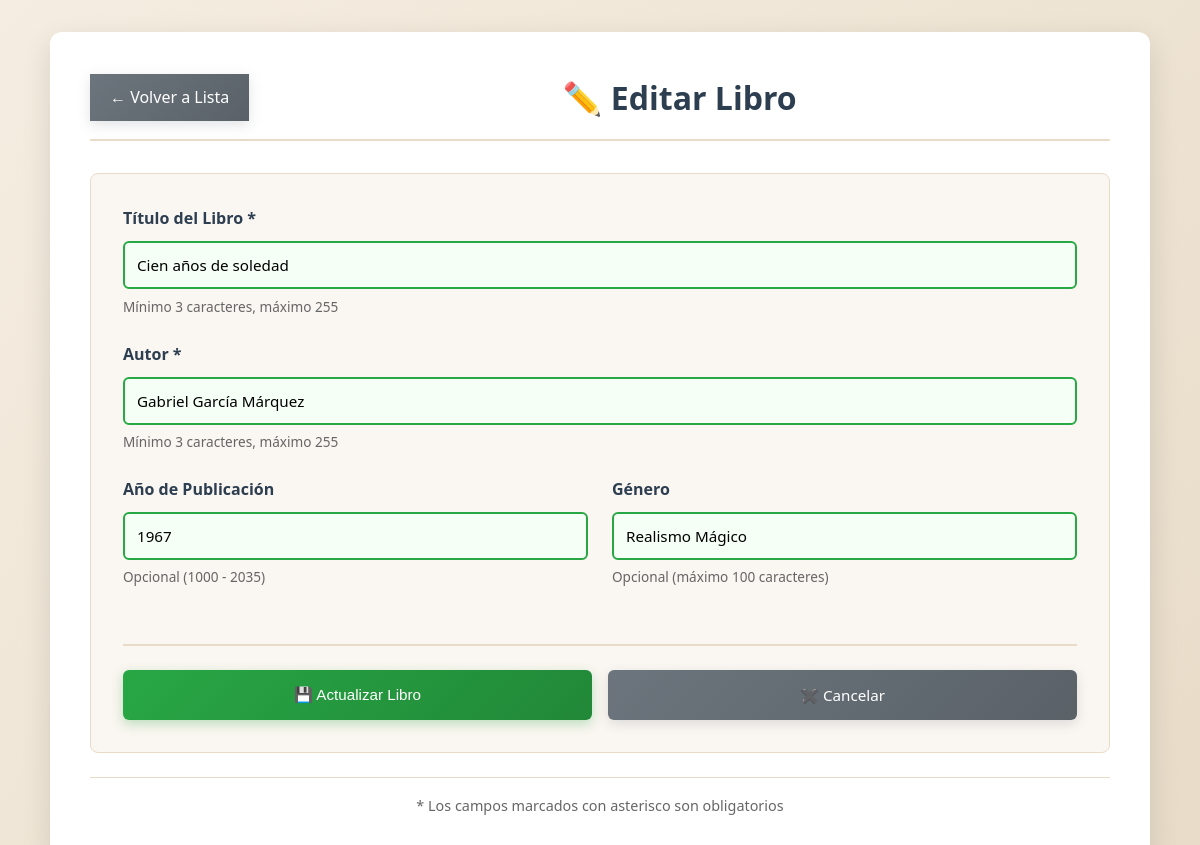
The page /edit.php?id=3 on the database its author committed.
### tables this page shows
CREATE TABLE books (
        id INTEGER PRIMARY KEY AUTOINCREMENT,
        title TEXT NOT NULL,
        author TEXT NOT NULL,
        year INTEGER,
        genre TEXT,
        created_at DATETIME DEFAULT CURRENT_TIMESTAMP
    );

### models/Book.php (called while the page is built, shortened)
<?php
class Book {
    private PDO $pdo;
    public function __construct(PDO $pdo) {
        $this->pdo = $pdo;
    }
    public function getById(int $id): ?array {
        $stmt = $this->pdo->prepare("SELECT * FROM books WHERE id = ?");
        $stmt->execute([$id]);
        return $stmt->fetch(PDO::FETCH_ASSOC) ?: null;
    }
}

### edit.php (the view, shortened to what this page needs)
<?php
require_once __DIR__ . '/config/database.php';
require_once __DIR__ . '/models/Book.php';
$bookModel = new Book($pdo);
$id = $_GET['id'] ?? null;
$book = $bookModel->getById((int)$id);
$title = $book['title'];
$author = $book['author'];
$year = $book['year'] ?? '';
$genre = $book['genre'] ?? '';
?>
<!DOCTYPE html>
<html lang="es">
<head>
    <link rel="stylesheet" href="assets/css/styles.css">
</head>
<body>
    <div class="container">
        <div class="form-header">
            <a href="index.php" class="btn-back">← Volver a Lista</a>
            <h1>✏️ Editar Libro</h1>
        </div>
        <form method="POST" class="book-form" id="bookForm" novalidate>
            <div class="form-group">
                <label for="title">Título del Libro *</label>
                <input
                    type="text"
                    id="title"
                    name="title"
                    placeholder="Ej: El Quijote"
                    value="<?= htmlspecialchars($title) ?>"
                    required
                    minlength="3"
                    maxlength="255"
                    class="form-input"
                    data-field="title"
                >
                <small class="form-text form-help" id="title-help">Mínimo 3 caracteres, máximo 255</small>
            </div>
            <div class="form-group">
                <label for="author">Autor *</label>
                <input
                    type="text"
                    id="author"
                    name="author"
                    placeholder="Ej: Miguel de Cervantes"
                    value="<?= htmlspecialchars($author) ?>"
                    required
                    minlength="3"
                    maxlength="255"
                    class="form-input"
                    data-field="author"
                >
                <small class="form-text form-help" id="author-help">Mínimo 3 caracteres, máximo 255</small>
            </div>
            <div class="form-row">
                <div class="form-group">
                    <label for="year">Año de Publicación</label>
                    <input
                        type="number"
                        id="year"
                        name="year"
                        placeholder="Ej: 2024"
                        value="<?= htmlspecialchars($year) ?>"
                        min="1000"
                        max="<?= date('Y') + 10 ?>"
                        class="form-input"
                        data-field="year"
                    >
                    <small class="form-text form-help" id="year-help">Opcional (1000 - <?= date('Y') + 10 ?>)</small>
                </div>
                <div class="form-group">
                    <label for="genre">Género</label>
                    <input
                        type="text"
                        id="genre"
                        name="genre"
                        placeholder="Ej: Novela, Ciencia Ficción"
                        value="<?= htmlspecialchars($genre) ?>"
                        maxlength="100"
                        class="form-input"
                        data-field="genre"
                    >
                    <small class="form-text form-help" id="genre-help">Opcional (máximo 100 caracteres)</small>
                </div>
            </div>
            <div class="form-actions">
                <button type="submit" class="btn btn-primary" id="submitBtn">💾 Actualizar Libro</button>
                <a href="index.php" class="btn btn-secondary">✖️ Cancelar</a>
            </div>
        </form>
        <div class="form-footer">
            <p>* Los campos marcados con asterisco son obligatorios</p>
        </div>
    </div>
</body>
</html>

### assets/css/styles.css (style rules this page uses)
* { margin: 0; padding: 0; box-sizing: border-box; }
body { font-family: 'Segoe UI', Tahoma, Geneva, Verdana, sans-serif; background: linear-gradient(135deg, #f5ede1 0%, #e8dcc8 100%); color: #333; line-height: 1.6; padding: 2rem 1rem; min-height: 100vh; }
.container { max-width: 1100px; margin: 0 auto; background: #ffffff; padding: 2.5rem; border-radius: 12px; box-shadow: 0 10px 30px rgba(0, 0, 0, 0.12); }
h1, h2 { margin-bottom: 1.5rem; font-weight: 700; color: #2c3e50; font-size: 2rem; }
a { color: #0066cc; text-decoration: none; transition: all 0.3s ease; }
button, .btn { display: inline-block; padding: 0.65rem 1.25rem; margin: 0.35rem 0.35rem 0.35rem 0; text-decoration: none; border-radius: 6px; font-size: 0.95rem; font-weight: 500; border: none; cursor: pointer; transition: all 0.3s ease; background: linear-gradient(135deg, #0066cc 0%, #0052a3 100%); color: #fff; box-shadow: 0 4px 12px rgba(0, 102, 204, 0.3); }
.btn-primary { background: linear-gradient(135deg, #28a745 0%, #218838 100%); box-shadow: 0 4px 12px rgba(40, 167, 69, 0.3); margin-bottom: 1.5rem; display: block; width: fit-content; text-align: center; }
.btn-secondary { background: linear-gradient(135deg, #6c757d 0%, #5a6268 100%); color: white; box-shadow: 0 4px 12px rgba(108, 117, 125, 0.2); }
.btn-back { background: linear-gradient(135deg, #6c757d 0%, #5a6268 100%); color: white; padding: 0.65rem 1.25rem; box-shadow: 0 4px 12px rgba(108, 117, 125, 0.2); margin: 0; display: inline-block; }
form { margin-top: 1rem; margin-bottom: 1rem; }
label { display: block; margin-bottom: 0.6rem; font-weight: 600; color: #2c3e50; }
input[type="text"], input[type="number"], input[type="email"], input[type="password"], textarea, select { width: 100%; padding: 0.75rem; margin-bottom: 1rem; border: 2px solid #e8dcc8; border-radius: 6px; font-size: 0.95rem; transition: all 0.3s ease; font-family: inherit; }
.form-header { display: flex; justify-content: space-between; align-items: center; margin-bottom: 2rem; border-bottom: 2px solid #e8dcc8; padding-bottom: 1rem; }
.form-header h1 { margin-bottom: 0; flex: 1; text-align: center; }
.book-form { background: #faf6f1; padding: 2rem; border-radius: 8px; border: 1px solid #e8dcc8; }
.form-group { margin-bottom: 1.5rem; }
.form-group input { margin-bottom: 0; }
.form-text { display: block; font-size: 0.85rem; color: #666; margin-top: 0.4rem; }
.form-row { display: grid; grid-template-columns: 1fr 1fr; gap: 1.5rem; }
.form-actions { display: flex; gap: 1rem; margin-top: 2rem; border-top: 2px solid #e8dcc8; padding-top: 1.5rem; }
.form-actions .btn { flex: 1; text-align: center; padding: 0.8rem 1.5rem; margin: 0; }
.form-footer { text-align: center; margin-top: 1.5rem; padding-top: 1rem; border-top: 1px solid #e8dcc8; color: #666; font-size: 0.9rem; }
.form-input.input-valid { border-color: #28a745 !important; background-color: #f5fff5; }

### rows shown on the page
books: title "Cien años de soledad", author "Gabriel García Márquez", year "1967", genre "Realismo Mágico"
